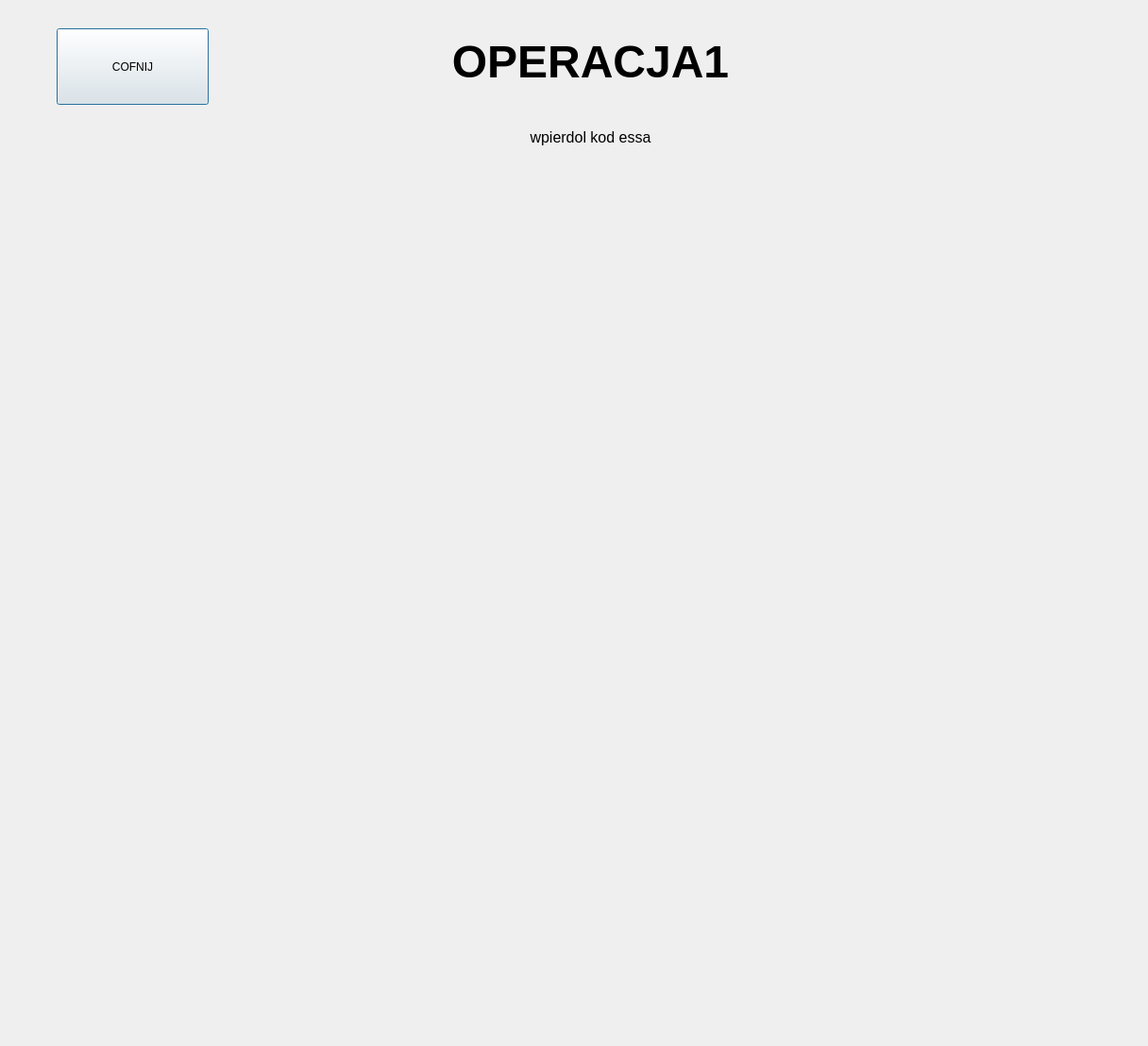
<?xml version="1.0" encoding="UTF-8"?>
<ui version="4.0">
 <class>Dialog</class>
 <widget class="QDialog" name="Dialog">
  <property name="geometry">
   <rect>
    <x>0</x>
    <y>0</y>
    <width>1216</width>
    <height>1108</height>
   </rect>
  </property>
  <property name="windowTitle">
   <string>Dialog</string>
  </property>
  <widget class="QWidget" name="widget" native="true">
   <property name="geometry">
    <rect>
     <x>10</x>
     <y>0</y>
     <width>1200</width>
     <height>800</height>
    </rect>
   </property>
   <widget class="QLabel" name="label">
    <property name="geometry">
     <rect>
      <x>430</x>
      <y>30</y>
      <width>371</width>
      <height>71</height>
     </rect>
    </property>
    <property name="text">
     <string>&lt;html&gt;&lt;head/&gt;&lt;body&gt;&lt;p align=&quot;center&quot;&gt;&lt;span style=&quot; font-size:36pt; font-weight:700;&quot;&gt;OPERACJA1&lt;/span&gt;&lt;/p&gt;&lt;/body&gt;&lt;/html&gt;</string>
    </property>
   </widget>
   <widget class="QLabel" name="label_4">
    <property name="geometry">
     <rect>
      <x>490</x>
      <y>130</y>
      <width>251</width>
      <height>31</height>
     </rect>
    </property>
    <property name="text">
     <string>&lt;html&gt;&lt;head/&gt;&lt;body&gt;&lt;p align=&quot;center&quot;&gt;&lt;span style=&quot; font-size:12pt;&quot;&gt;wpierdol kod essa&lt;/span&gt;&lt;/p&gt;&lt;/body&gt;&lt;/html&gt;</string>
    </property>
   </widget>
   <widget class="QLabel" name="blad2">
    <property name="geometry">
     <rect>
      <x>510</x>
      <y>490</y>
      <width>261</width>
      <height>31</height>
     </rect>
    </property>
    <property name="text">
     <string>&lt;html&gt;&lt;head/&gt;&lt;body&gt;&lt;p&gt;&lt;span style=&quot; font-size:18pt; color:#ff0000;&quot;&gt;&lt;br/&gt;&lt;/span&gt;&lt;/p&gt;&lt;/body&gt;&lt;/html&gt;</string>
    </property>
   </widget>
   <widget class="QPushButton" name="cofanie_przycisk">
    <property name="geometry">
     <rect>
      <x>50</x>
      <y>30</y>
      <width>161</width>
      <height>81</height>
     </rect>
    </property>
    <property name="text">
     <string>COFNIJ</string>
    </property>
   </widget>
  </widget>
 </widget>
 <resources/>
 <connections/>
</ui>
